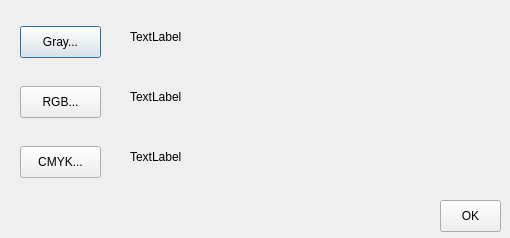
<?xml version="1.0" encoding="UTF-8"?>
<ui version="4.0">
 <class>ICCDialog2</class>
 <widget class="QDialog" name="ICCDialog2">
  <property name="geometry">
   <rect>
    <x>0</x>
    <y>0</y>
    <width>510</width>
    <height>238</height>
   </rect>
  </property>
  <property name="windowTitle">
   <string>Output Intents</string>
  </property>
  <widget class="QPushButton" name="grayButton">
   <property name="geometry">
    <rect>
     <x>20</x>
     <y>26</y>
     <width>81</width>
     <height>32</height>
    </rect>
   </property>
   <property name="text">
    <string>Gray...</string>
   </property>
  </widget>
  <widget class="QPushButton" name="rgbButton">
   <property name="geometry">
    <rect>
     <x>20</x>
     <y>86</y>
     <width>81</width>
     <height>32</height>
    </rect>
   </property>
   <property name="text">
    <string>RGB...</string>
   </property>
  </widget>
  <widget class="QPushButton" name="cmykButton">
   <property name="geometry">
    <rect>
     <x>20</x>
     <y>146</y>
     <width>81</width>
     <height>32</height>
    </rect>
   </property>
   <property name="text">
    <string>CMYK...</string>
   </property>
  </widget>
  <widget class="QLabel" name="grayLabel">
   <property name="geometry">
    <rect>
     <x>130</x>
     <y>30</y>
     <width>351</width>
     <height>41</height>
    </rect>
   </property>
   <property name="styleSheet">
    <string notr="true"/>
   </property>
   <property name="text">
    <string>TextLabel</string>
   </property>
   <property name="alignment">
    <set>Qt::AlignLeading|Qt::AlignLeft|Qt::AlignTop</set>
   </property>
   <property name="wordWrap">
    <bool>true</bool>
   </property>
  </widget>
  <widget class="QLabel" name="rgbLabel">
   <property name="geometry">
    <rect>
     <x>130</x>
     <y>90</y>
     <width>351</width>
     <height>41</height>
    </rect>
   </property>
   <property name="text">
    <string>TextLabel</string>
   </property>
   <property name="alignment">
    <set>Qt::AlignLeading|Qt::AlignLeft|Qt::AlignTop</set>
   </property>
   <property name="wordWrap">
    <bool>true</bool>
   </property>
  </widget>
  <widget class="QLabel" name="cmykLabel">
   <property name="geometry">
    <rect>
     <x>130</x>
     <y>150</y>
     <width>351</width>
     <height>41</height>
    </rect>
   </property>
   <property name="text">
    <string>TextLabel</string>
   </property>
   <property name="alignment">
    <set>Qt::AlignLeading|Qt::AlignLeft|Qt::AlignTop</set>
   </property>
   <property name="wordWrap">
    <bool>true</bool>
   </property>
  </widget>
  <widget class="QPushButton" name="okButton">
   <property name="geometry">
    <rect>
     <x>440</x>
     <y>200</y>
     <width>61</width>
     <height>32</height>
    </rect>
   </property>
   <property name="text">
    <string>OK</string>
   </property>
  </widget>
 </widget>
 <resources/>
 <connections/>
</ui>
